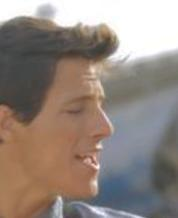
#> input picture Ass2/celebFaces/img_align_celeba/img_align_celeba/000003.jpg, 178 x 218 px; its folder holds 4 pictures in this run
$ python neural_tree.py
#> lines starting #> are read from the running program, lines starting #| are printed output that depends on the picture
import numpy as np
import cv2
from sklearn.metrics import accuracy_score
from sklearn.model_selection import train_test_split
import matplotlib.pyplot as plt
import random
import os
import cv2
import networkx as nx

G = nx.DiGraph()
faces=[]
image_target_size=[16,16]
image_dir_map ={'faces':['C:\\Users\\Abhishek Goyal\\Documents\\IITD\\ML\\Tutorial-set2\\celebFaces\\img_align_celeba\\img_align_celeba'],
                 'nfaces':['C:\\Users\\Abhishek Goyal\\Documents\\IITD\\ML\\Tutorial-set2\\natural_images\\natural_images\\airplane',
                            'C:\\Users\\Abhishek Goyal\\Documents\\IITD\\ML\\Tutorial-set2\\natural_images\\natural_images\\car',
                           'C:\\Users\\Abhishek Goyal\\Documents\\IITD\\ML\\Tutorial-set2\\natural_images\\natural_images\\cat',
                           'C:\\Users\\Abhishek Goyal\\Documents\\IITD\\ML\\Tutorial-set2\\natural_images\\natural_images\\dog',
                           'C:\\Users\\Abhishek Goyal\\Documents\\IITD\\ML\\Tutorial-set2\\natural_images\\natural_images\\flower',
                           'C:\\Users\\Abhishek Goyal\\Documents\\IITD\\ML\\Tutorial-set2\\natural_images\\natural_images\\fruit',
                           'C:\\Users\\Abhishek Goyal\\Documents\\IITD\\ML\\Tutorial-set2\\natural_images\\natural_images\\motorbike']}

for key,val in image_dir_map.items():
    for image_directory in val:
        for root, _, filenames in os.walk(image_directory):
             if key ==str('faces'):
                  img_len=10
                  face=1
             else :
                 img_len=10
                 face=0
             i=0
             while i<img_len:
                 i+=1
                 image_path = os.path.join(root, filenames[i])
                 image = cv2.imread(image_path)
#> image is the input picture: shape (218, 178, 3); mean B, G, R 126.6, 134.6, 147.4
                 image = cv2.cvtColor(image, cv2.COLOR_BGR2GRAY)
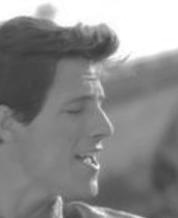
#> image: shape (218, 178); min 57, max 255, mean 137.5
                 current_size = image.shape[:2]
#> current_size = (218, 178)
#> (the run stopped early here; a loop or call above may not have finished)
